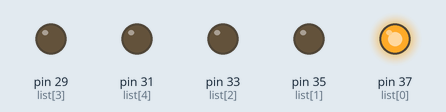
Bench run of a program on a simulated Raspberry Pi (header pin numbers). Shown: output pins drawn as LEDs (lit = HIGH).

Above: at 0.05 s.
At 0.25 s:
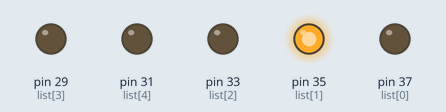
At 0.65 s:
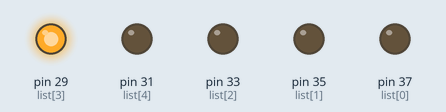
At 0.75 s:
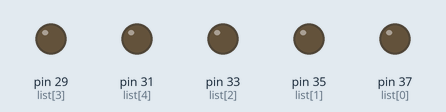
At 1.45 s:
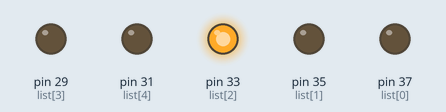
At 2.85 s:
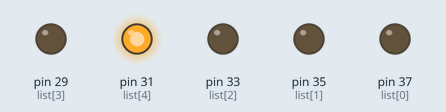
Timing chart, 0 to 3.1 s (numbered marks = the images above):
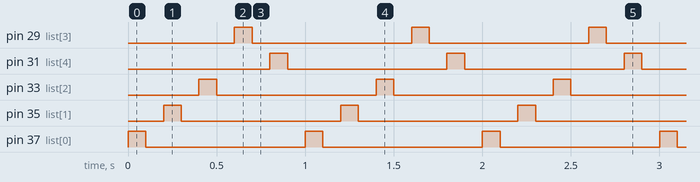

Measured:
- by itself, pin 29 (list[3]), pin 31 (list[4]), pin 33 (list[2]), pin 35 (list[1]), pin 37 (list[0]): alternates HIGH for 0.10 s and LOW for 0.90 s
- by itself, everything shown: repeats every 1.0 s, in 10 steps

The program:

ledpattern.py
```python
import RPi.GPIO as GPIO
import time
GPIO.setwarnings(False)
GPIO.setmode(GPIO.BOARD)
GPIO.setup(37,GPIO.OUT)
GPIO.setup(35,GPIO.OUT)
GPIO.setup(33,GPIO.OUT)
GPIO.setup(29,GPIO.OUT)
GPIO.setup(31,GPIO.OUT)
list=[37,35,33,29,31]
while True:
    for num in range(len(list)):
        GPIO.output(list[num],True)
        time.sleep(0.1)
        GPIO.output(list[num],False)
        time.sleep(0.1)
GPIO.cleanup()
```
